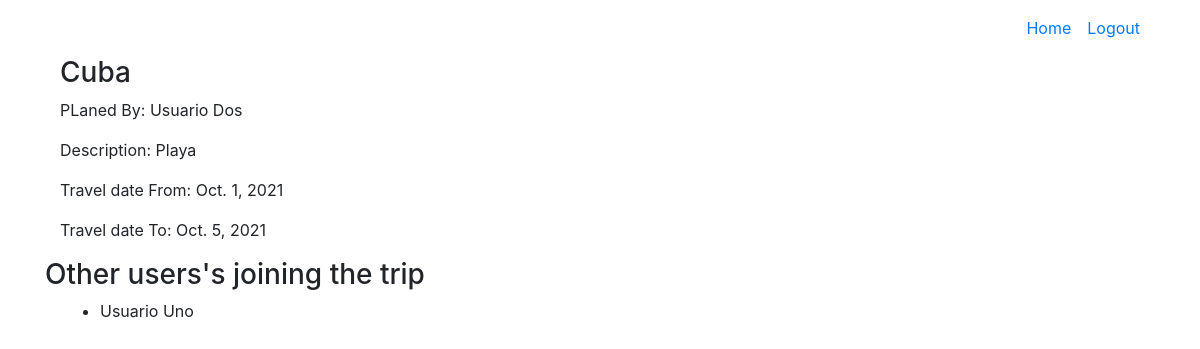
/travels/destination/3, run on the app's committed database.
### travels/models.py (models this page shows)
class Trip(models.Model):
    creator = models.ForeignKey(User, related_name="creator", on_delete=models.CASCADE)
    destination = models.CharField(max_length=40)
    description = models.CharField(max_length=200, default="")
    start_date = models.DateField()
    end_date = models.DateField()
    joined_user = models.ManyToManyField(User, related_name="join_users", blank=True, null=True)
    created_at = models.DateTimeField(auto_now_add=True)
    updated_at = models.DateTimeField(auto_now=True)
    objects = TripManager()

class User(models.Model):
    name = models.CharField(max_length=40)
    username = models.CharField(max_length=40)
    password = models.CharField(max_length=255)
    created_at = models.DateTimeField(auto_now_add=True)
    updated_at = models.DateTimeField(auto_now=True)
    objects = UserManager()

### travels/views.py (the view)
# urls.py: path('travels/destination/<int:id>',views.destination_id,name='destination_id'),
def destination_id(request,id):
    trip=Trip.objects.get(id=id)
    context={
        'trip':trip,
    }
    return render(request, 'destination.html',context)

### travels/templates/destination.html (shortened to what this page needs)
{% extends 'base.html' %}
{% block info %}
    <div class="container">
        <div class="my-3">
            <div class="text-right">
                <a class="mr-3" href="{% url 'home' %}">Home</a><a href="{% url 'logout' %}">Logout</a>
            </div>
        </div>
        <div>
            <div class="row">
                <div class="col-xl-7 col-lg-8 col-md-9 col-11">
                    <h3>{{trip.destination}}</h3>
                    <p>PLaned By: {{trip.creator.name}}</p>
                    <p>Description: {{trip.description}}</p>
                    <p>Travel date From: {{trip.start_date}}</p>
                    <p>Travel date To: {{trip.end_date}}</p>
                </div>
            </div>
            <div class="row">
                <h3>Other users's joining the trip</h3>
            </div>
            <div>
                <ul>
                {% for user in trip.joined_user.all %}
                    {% if user.name != trip.creator.name%}
                        <li>{{user.name}}</li>
                    {% endif %}
                {% endfor %}
                </ul>
            </div>
        </div>
    </div>
{% endblock %}

### data on the page
Trip: destination "Cuba", creator.name "Usuario Dos", description "Playa", start_date "Oct. 1, 2021", end_date "Oct. 5, 2021"
User: name "Usuario Uno"
